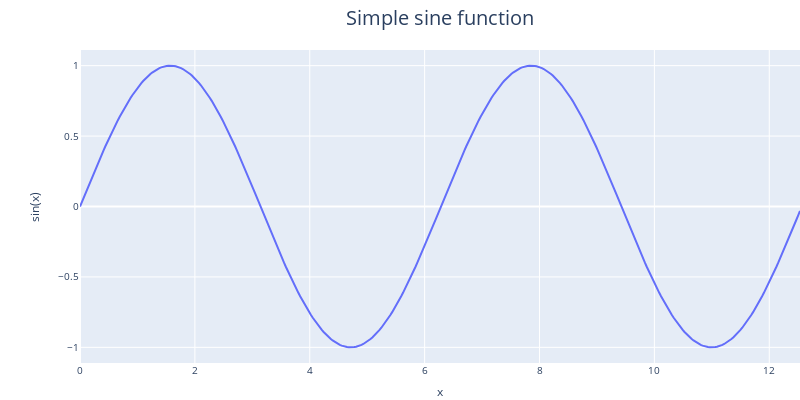

Notebook cell for this chart:
### Markdown cell above
<hr style="border:2px solid black"> </hr>
<h3> 2.4 Basic figure customization with <code>go.layout</code> and dictionaries </h3>

### Code cell
# Define Figure layout
sine_layout = go.Layout(
    width=800, height=400,
    font=dict(size=10),
    title=dict(text='Simple sine function', x=0.55,
               font_size=20     # Magic underscore notation
              ),
    margin=go.layout.Margin(l=80, r=0, b=0, t=50,),
    xaxis=dict(title=str("x")),
    yaxis_title="sin(x)",       # Magic underscore notation
)

# Apply layout to Figure
_ = sine_fig.update_layout(sine_layout)

sine_fig.show()

### Figure 1 — Plotly figure (JSON) as saved in the notebook; plotly's stock layout.template omitted (floating-point values rounded to 4 significant figures; data arrays with more than 128 entries replaced by an {"elided": "..."} marker saying what was removed)
{"data": [{"mode": "lines", "type": "scatter", "x": {"elided": "400 float values"}, "y": {"elided": "400 float values"}}], "layout": {"font": {"size": 10}, "height": 400, "margin": {"b": 0, "l": 80, "r": 0, "t": 50}, "title": {"font": {"size": 20}, "text": "Simple sine function", "x": 0.55}, "width": 800, "xaxis": {"autorange": true, "range": [0, 12.53], "title": {"text": "x"}, "type": "linear"}, "yaxis": {"autorange": true, "range": [-1.111, 1.111], "title": {"text": "sin(x)"}, "type": "linear"}}}
